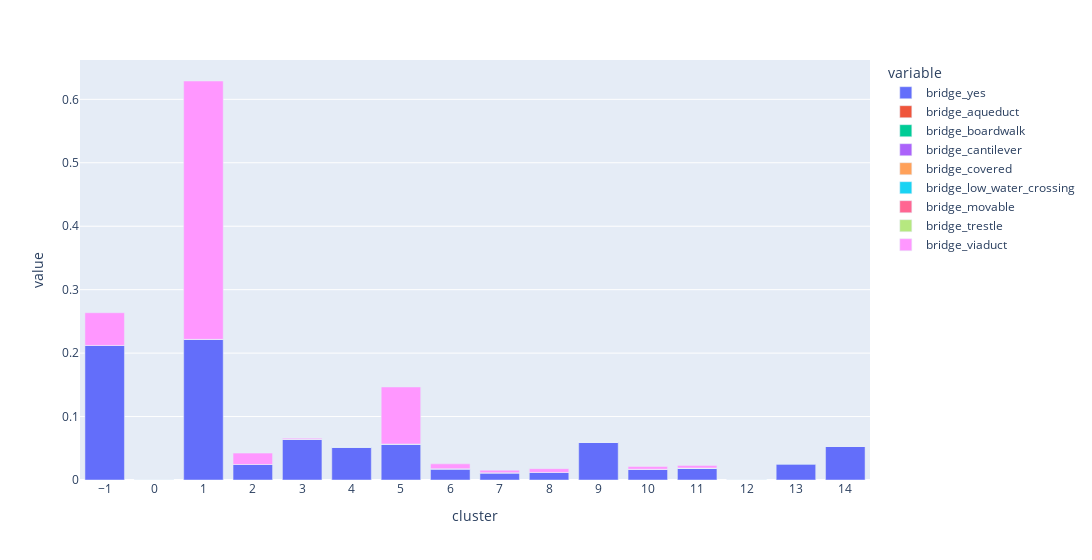

The cell this chart's notebook holds for it:
### Code cell
fig = px.bar(hex_agg, x="cluster", y=list(filter(lambda x: "bridge" in x, hex_agg.columns)), width=1300)
fig.update_layout(
    xaxis = dict(
        tickmode = 'linear',
    )
)
fig.show()

### Figure 1 — Plotly figure (JSON) as saved in the notebook; plotly's stock layout.template omitted (floating-point values rounded to 4 significant figures)
{"data": [{"alignmentgroup": "True", "hovertemplate": "variable=bridge_yes<br>cluster=%{x}<br>value=%{y}<extra></extra>", "legendgroup": "bridge_yes", "marker": {"color": "#636efa"}, "name": "bridge_yes", "offsetgroup": "bridge_yes", "orientation": "v", "showlegend": true, "textposition": "auto", "type": "bar", "x": [-1, 0, 1, 2, 3, 4, 5, 6, 7, 8, 9, 10, 11, 12, 13, 14], "xaxis": "x", "y": [0.2122, 0, 0.2217, 0.02446, 0.06429, 0.05215, 0.05679, 0.01784, 0.01156, 0.01193, 0.05942, 0.01704, 0.0189, 0, 0.02578, 0.05281], "yaxis": "y"}, {"alignmentgroup": "True", "hovertemplate": "variable=bridge_aqueduct<br>cluster=%{x}<br>value=%{y}<extra></extra>", "legendgroup": "bridge_aqueduct", "marker": {"color": "#EF553B"}, "name": "bridge_aqueduct", "offsetgroup": "bridge_aqueduct", "orientation": "v", "showlegend": true, "textposition": "auto", "type": "bar", "x": [-1, 0, 1, 2, 3, 4, 5, 6, 7, 8, 9, 10, 11, 12, 13, 14], "xaxis": "x", "y": [0, 0, 0, 0, 0, 0, 0, 0, 0, 0, 0, 0, 0, 0, 0, 0], "yaxis": "y"}, {"alignmentgroup": "True", "hovertemplate": "variable=bridge_boardwalk<br>cluster=%{x}<br>value=%{y}<extra></extra>", "legendgroup": "bridge_boardwalk", "marker": {"color": "#00cc96"}, "name": "bridge_boardwalk", "offsetgroup": "bridge_boardwalk", "orientation": "v", "showlegend": true, "textposition": "auto", "type": "bar", "x": [-1, 0, 1, 2, 3, 4, 5, 6, 7, 8, 9, 10, 11, 12, 13, 14], "xaxis": "x", "y": [0, 0, 0, 0, 0, 0, 0, 0, 0, 0, 0, 0, 0, 0, 0, 0], "yaxis": "y"}, {"alignmentgroup": "True", "hovertemplate": "variable=bridge_cantilever<br>cluster=%{x}<br>value=%{y}<extra></extra>", "legendgroup": "bridge_cantilever", "marker": {"color": "#ab63fa"}, "name": "bridge_cantilever", "offsetgroup": "bridge_cantilever", "orientation": "v", "showlegend": true, "textposition": "auto", "type": "bar", "x": [-1, 0, 1, 2, 3, 4, 5, 6, 7, 8, 9, 10, 11, 12, 13, 14], "xaxis": "x", "y": [0, 0, 0, 0, 0, 0, 0, 0, 0, 0, 0, 0, 0, 0, 0, 0], "yaxis": "y"}, {"alignmentgroup": "True", "hovertemplate": "variable=bridge_covered<br>cluster=%{x}<br>value=%{y}<extra></extra>", "legendgroup": "bridge_covered", "marker": {"color": "#FFA15A"}, "name": "bridge_covered", "offsetgroup": "bridge_covered", "orientation": "v", "showlegend": true, "textposition": "auto", "type": "bar", "x": [-1, 0, 1, 2, 3, 4, 5, 6, 7, 8, 9, 10, 11, 12, 13, 14], "xaxis": "x", "y": [0, 0, 0, 0, 0, 0, 0, 0, 0, 0, 0, 0, 0, 0, 0, 0], "yaxis": "y"}, {"alignmentgroup": "True", "hovertemplate": "variable=bridge_low_water_crossing<br>cluster=%{x}<br>value=%{y}<extra></extra>", "legendgroup": "bridge_low_water_crossing", "marker": {"color": "#19d3f3"}, "name": "bridge_low_water_crossing", "offsetgroup": "bridge_low_water_crossing", "orientation": "v", "showlegend": true, "textposition": "auto", "type": "bar", "x": [-1, 0, 1, 2, 3, 4, 5, 6, 7, 8, 9, 10, 11, 12, 13, 14], "xaxis": "x", "y": [0, 0, 0, 0, 0, 0, 0, 0, 0, 0, 0, 0, 0, 0, 0, 0], "yaxis": "y"}, {"alignmentgroup": "True", "hovertemplate": "variable=bridge_movable<br>cluster=%{x}<br>value=%{y}<extra></extra>", "legendgroup": "bridge_movable", "marker": {"color": "#FF6692"}, "name": "bridge_movable", "offsetgroup": "bridge_movable", "orientation": "v", "showlegend": true, "textposition": "auto", "type": "bar", "x": [-1, 0, 1, 2, 3, 4, 5, 6, 7, 8, 9, 10, 11, 12, 13, 14], "xaxis": "x", "y": [0, 0, 0, 0, 0, 0, 0, 0, 0, 0, 0, 0, 0, 0, 0, 0], "yaxis": "y"}, {"alignmentgroup": "True", "hovertemplate": "variable=bridge_trestle<br>cluster=%{x}<br>value=%{y}<extra></extra>", "legendgroup": "bridge_trestle", "marker": {"color": "#B6E880"}, "name": "bridge_trestle", "offsetgroup": "bridge_trestle", "orientation": "v", "showlegend": true, "textposition": "auto", "type": "bar", "x": [-1, 0, 1, 2, 3, 4, 5, 6, 7, 8, 9, 10, 11, 12, 13, 14], "xaxis": "x", "y": [0, 0, 0, 0, 0, 0, 0, 0, 0, 0, 0, 0, 0, 0, 0, 0], "yaxis": "y"}, {"alignmentgroup": "True", "hovertemplate": "variable=bridge_viaduct<br>cluster=%{x}<br>value=%{y}<extra></extra>", "legendgroup": "bridge_viaduct", "marker": {"color": "#FF97FF"}, "name": "bridge_viaduct", "offsetgroup": "bridge_viaduct", "orientation": "v", "showlegend": true, "textposition": "auto", "type": "bar", "x": [-1, 0, 1, 2, 3, 4, 5, 6, 7, 8, 9, 10, 11, 12, 13, 14], "xaxis": "x", "y": [0.05145, 0, 0.4072, 0.01791, 0.00163, 0, 0.08985, 0.007618, 0.003882, 0.005965, 0, 0.004295, 0.004145, 0, 0, 0], "yaxis": "y"}], "layout": {"barmode": "relative", "legend": {"title": {"text": "variable"}, "tracegroupgap": 0}, "margin": {"t": 60}, "width": 1300, "xaxis": {"anchor": "y", "domain": [0, 1], "tickmode": "linear", "title": {"text": "cluster"}}, "yaxis": {"anchor": "x", "domain": [0, 1], "title": {"text": "value"}}}}
